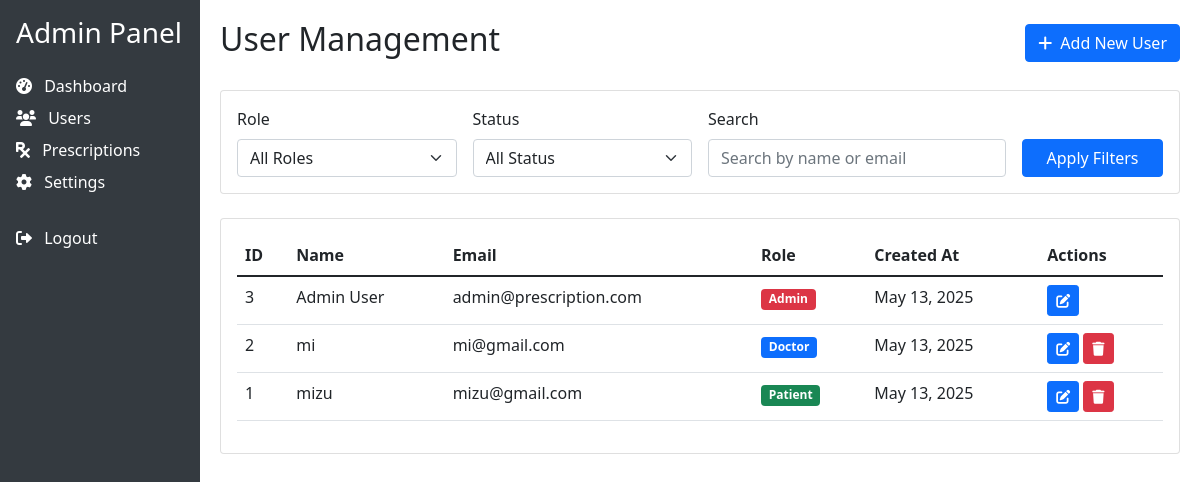
/admin/users.php (signed in), run on the app's committed database.
### tables this page shows
CREATE TABLE `users` (
  `id` int(11) NOT NULL,
  `name` varchar(100) NOT NULL,
  `email` varchar(100) NOT NULL,
  `password` varchar(255) NOT NULL,
  `role` enum('patient','doctor','pharmacist','admin') NOT NULL,
  `medical_id` varchar(50) DEFAULT NULL,
  `reset_token` varchar(64) DEFAULT NULL,
  `reset_token_expiry` datetime DEFAULT NULL,
  `created_at` datetime DEFAULT current_timestamp(),
  `updated_at` datetime DEFAULT current_timestamp() ON UPDATE current_timestamp()
);

### admin/users.php (the view, shortened to what this page needs)
<?php
require_once '../config/database.php';
$search = isset($_GET['search']) ? sanitize_input($_GET['search']) : '';
$conditions = [];
$params = [];
$types = '';
$where_clause = !empty($conditions) ? "WHERE " . implode(" AND ", $conditions) : "";
$page = isset($_GET['page']) ? (int)$_GET['page'] : 1;
$records_per_page = 10;
$offset = ($page - 1) * $records_per_page;
$sql = "SELECT id, name, email, role, created_at
        FROM users
        $where_clause
        ORDER BY created_at DESC
        LIMIT ? OFFSET ?";
$stmt = mysqli_prepare($conn, $sql);
if (!empty($params)) {
    $types .= 'ii';
    $params[] = $records_per_page;
    $params[] = $offset;
    mysqli_stmt_bind_param($stmt, $types, ...$params);
} else {
    mysqli_stmt_bind_param($stmt, "ii", $records_per_page, $offset);
}
mysqli_stmt_execute($stmt);
$result = mysqli_stmt_get_result($stmt);
?>
<!DOCTYPE html>
<html lang="en">
<head>
    <link href="https://cdn.jsdelivr.net/npm/bootstrap@5.1.3/dist/css/bootstrap.min.css" rel="stylesheet">
    <link href="https://cdnjs.cloudflare.com/ajax/libs/font-awesome/6.0.0/css/all.min.css" rel="stylesheet">
</head>
<body>
    <div class="container-fluid">
        <div class="row">
            <div class="col-md-3 col-lg-2 sidebar p-3">
                <h3 class="mb-4">Admin Panel</h3>
                <ul class="nav flex-column">
                    <li class="nav-item mb-2">
                        <a href="dashboard.php">
                            <i class="fas fa-tachometer-alt me-2"></i> Dashboard
                        </a>
                    </li>
                    <li class="nav-item mb-2">
                        <a href="users.php" class="active">
                            <i class="fas fa-users me-2"></i> Users
                        </a>
                    </li>
                    <li class="nav-item mb-2">
                        <a href="prescriptions.php">
                            <i class="fas fa-prescription me-2"></i> Prescriptions
                        </a>
                    </li>
                    <li class="nav-item mb-2">
                        <a href="settings.php">
                            <i class="fas fa-cog me-2"></i> Settings
                        </a>
                    </li>
                    <li class="nav-item mt-4">
                        <a href="../logout.php">
                            <i class="fas fa-sign-out-alt me-2"></i> Logout
                        </a>
                    </li>
                </ul>
            </div>
            <div class="col-md-9 col-lg-10 main-content">
                <div class="d-flex justify-content-between align-items-center mb-4">
                    <h2>User Management</h2>
                    <a href="add_user.php" class="btn btn-primary">
                        <i class="fas fa-plus me-2"></i>Add New User
                    </a>
                </div>
                <div class="card mb-4">
                    <div class="card-body">
                        <form method="GET" class="row g-3">
                            <div class="col-md-3">
                                <label class="form-label">Role</label>
                                <select name="role" class="form-select">
                                    <option value="">All Roles</option>
                                </select>
                            </div>
                            <div class="col-md-3">
                                <label class="form-label">Status</label>
                                <select name="status" class="form-select">
                                    <option value="">All Status</option>
                                </select>
                            </div>
                            <div class="col-md-4">
                                <label class="form-label">Search</label>
                                <input type="text" name="search" class="form-control" placeholder="Search by name or email" value="<?php echo htmlspecialchars($search); ?>">
                            </div>
                            <div class="col-md-2 d-flex align-items-end">
                                <button type="submit" class="btn btn-primary w-100">Apply Filters</button>
                            </div>
                        </form>
                    </div>
                </div>
                <div class="card">
                    <div class="card-body">
                        <div class="table-responsive">
                            <table class="table table-hover">
                                <thead>
                                    <tr>
                                        <th>ID</th>
                                        <th>Name</th>
                                        <th>Email</th>
                                        <th>Role</th>
                                        <th>Created At</th>
                                        <th>Actions</th>
                                    </tr>
                                </thead>
                                <tbody>
                                    <?php while ($user = mysqli_fetch_assoc($result)): ?>
                                        <tr>
                                            <td><?php echo $user['id']; ?></td>
                                            <td><?php echo htmlspecialchars($user['name']); ?></td>
                                            <td><?php echo htmlspecialchars($user['email']); ?></td>
                                            <td>
                                                <span class="badge bg-<?php
                                                    echo $user['role'] === 'admin' ? 'danger' :
                                                        ($user['role'] === 'doctor' ? 'primary' : 'success');
                                                ?>">
                                                    <?php echo ucfirst($user['role']); ?>
                                                </span>
                                            </td>
                                            <td><?php echo date('M d, Y', strtotime($user['created_at'])); ?></td>
                                            <td>
                                                <a href="edit_user.php?id=<?php echo $user['id']; ?>" class="btn btn-sm btn-primary">
                                                    <i class="fas fa-edit"></i>
                                                </a>
                                                <?php if ($user['id'] !== $_SESSION['user_id']): ?>
                                                    <button type="button" class="btn btn-sm btn-danger"
                                                            data-bs-toggle="modal"
                                                            data-bs-target="#deleteUserModal<?php echo $user['id']; ?>">
                                                        <i class="fas fa-trash"></i>
                                                    </button>
                                                <?php endif; ?>
                                            </td>
                                        </tr>
                                    <?php endwhile; ?>
                                </tbody>
                            </table>
                        </div>
                    </div>
                </div>
            </div>
        </div>
    </div>
</body>
</html>

### admin/users.php (style rules this page uses)
.sidebar { min-height: 100vh; background-color: #343a40; color: white; }
.sidebar a { color: white; text-decoration: none; }
.main-content { padding: 20px; }

### data on the page
users: id "3", name "Admin User", email "admin@prescription.com", role "Admin", created_at "May 13, 2025"
users: id "2", name "mi", email "mi@gmail.com", role "Doctor", created_at "May 13, 2025"
users: id "1", name "mizu", email "mizu@gmail.com", role "Patient", created_at "May 13, 2025"
